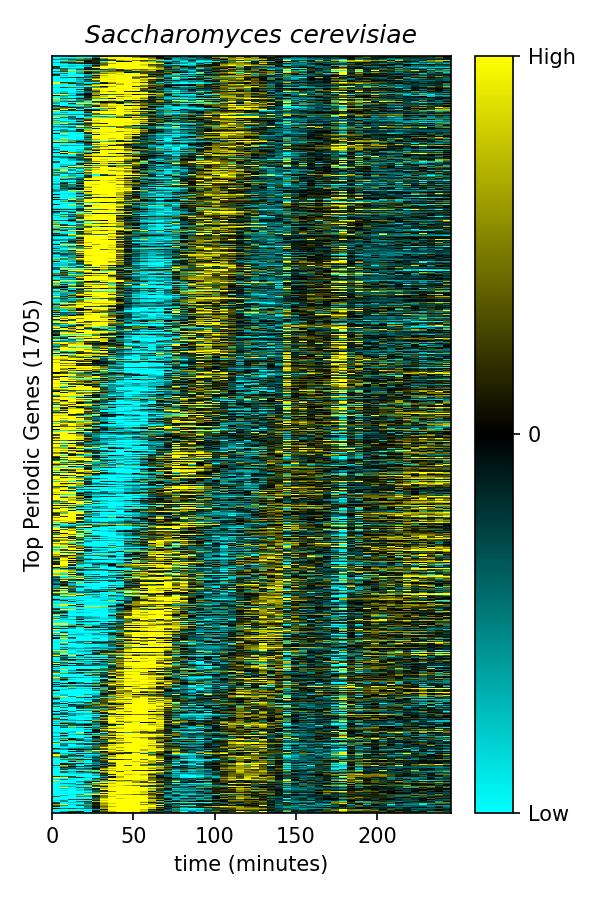

Here is the Python script that generated this plot:
"""Reproduction de la Figure 2A de Kelliher et al. 2016 (PLOS Genetics).

La figure est une heatmap des genes periodiques de *Saccharomyces cerevisiae*
au cours du cycle cellulaire. Chaque ligne represente un gene, chaque colonne
un point temporel. Les niveaux d'expression sont normalises en z-score (nombre
d'ecarts-types par rapport a la moyenne du gene), et les genes sont ordonnes par
phase (temps du pic d'expression), ce qui fait apparaitre les vagues diagonales
de transcription successives au cours du cycle cellulaire.

Reference
---------
Kelliher CM, Leman AR, Sierra CS, Haase SB (2016) Investigating Conservation of
the Cell-Cycle-Regulated Transcriptional Program in the Fungal Pathogen,
Cryptococcus neoformans. PLOS Genetics 12(12): e1006453.
"""

from __future__ import annotations

import argparse
from pathlib import Path

import matplotlib.pyplot as plt
import numpy as np
import pandas as pd
from matplotlib.colors import LinearSegmentedColormap

# --- Parametres par defaut (article : echantillonnage toutes les 5 min) ---
DEFAULT_DATA_PATH = Path("../data/oscillating-genes_1705_normalized-profiles.tsv")
DEFAULT_OUTPUT_PATH = Path("figure_2a.png")
SAMPLING_MINUTES = 5  # S. cerevisiae : 1 prelevement toutes les 5 minutes
CELL_CYCLE_PERIOD = 75  # minutes (periode du cycle estimee dans l'article)
ZSCORE_CLIP = 1.5  # bornes de la colorbar (High = +1.5, Low = -1.5)


def load_profiles(path: Path) -> pd.DataFrame:
    """Charge la matrice d'expression (genes en lignes, temps en colonnes).

    Parameters
    ----------
    path : Path
        Chemin du fichier TSV. La premiere colonne contient les identifiants
        de genes et sert d'index ; les colonnes suivantes sont les echantillons.

    Returns
    -------
    pandas.DataFrame
        Matrice d'expression indexee par gene.

    Raises
    ------
    FileNotFoundError
        Si le fichier n'existe pas.
    ValueError
        Si le fichier ne contient aucune donnee numerique exploitable.
    """
    if not path.exists():
        raise FileNotFoundError(f"Fichier de donnees introuvable : {path}")
    dataframe = pd.read_csv(path, sep="\t", index_col=0)
    if dataframe.empty:
        raise ValueError(f"Le fichier {path} ne contient aucune donnee.")
    return dataframe


def zscore_per_gene(profiles: pd.DataFrame) -> pd.DataFrame:
    """Normalise chaque gene (ligne) en z-score.

    Parameters
    ----------
    profiles : pandas.DataFrame
        Matrice d'expression (genes en lignes, temps en colonnes).

    Returns
    -------
    pandas.DataFrame
        Matrice z-scoree, de meme forme que l'entree. Les genes constants
        (ecart-type nul) sont mis a zero pour eviter les divisions par zero.
    """
    values = profiles.to_numpy(dtype=float)
    means = values.mean(axis=1, keepdims=True)
    stds = values.std(axis=1, ddof=1, keepdims=True)
    safe_stds = np.where(stds == 0, np.nan, stds)
    with np.errstate(invalid="ignore", divide="ignore"):
        zscores = (values - means) / safe_stds
    result = pd.DataFrame(
        np.nan_to_num(zscores, nan=0.0),
        index=profiles.index,
        columns=profiles.columns,
    )
    return result


def order_by_peak_phase(
    zscores: pd.DataFrame,
    period_min: float = CELL_CYCLE_PERIOD,
    sampling_min: float = SAMPLING_MINUTES,
) -> pd.DataFrame:
    """Ordonne les genes par phase du pic d'expression.

    La phase est extraite de la composante de Fourier a la frequence du cycle
    cellulaire, ce qui donne le moment du pic et reproduit la vague diagonale.

    Parameters
    ----------
    zscores : pandas.DataFrame
        Matrice z-scoree (genes en lignes, temps en colonnes).
    period_min : float, optional
        Periode du cycle cellulaire en minutes.
    sampling_min : float, optional
        Intervalle d'echantillonnage en minutes.

    Returns
    -------
    pandas.DataFrame
        Les memes genes, reordonnes par phase croissante.
    """
    values = zscores.to_numpy()
    n_points = values.shape[1]
    total_time = n_points * sampling_min
    target_cycles = total_time / period_min
    freqs = np.fft.rfftfreq(n_points, d=1.0)  # cycles / point
    target_freq = target_cycles / n_points
    bin_index = int(np.argmin(np.abs(freqs - target_freq)))
    coeffs = np.fft.rfft(values, axis=1)[:, bin_index]
    phase = np.angle(coeffs)
    order = np.argsort(phase)
    return zscores.iloc[order]


def make_colormap() -> LinearSegmentedColormap:
    """Construit la colormap cyan (bas) -> noir (milieu) -> jaune (haut).

    Returns
    -------
    matplotlib.colors.LinearSegmentedColormap
        Colormap reproduisant celle de l'article.
    """
    return LinearSegmentedColormap.from_list(
        "cyan_black_yellow",
        ["#00FFFF", "#000000", "#FFFF00"],
    )


def plot_heatmap(
    zscores: pd.DataFrame,
    output_path: Path,
    sampling_min: float = SAMPLING_MINUTES,
) -> None:
    """Trace et sauvegarde la heatmap facon Figure 2A.

    Parameters
    ----------
    zscores : pandas.DataFrame
        Matrice z-scoree et ordonnee (genes en lignes, temps en colonnes).
    output_path : Path
        Chemin de sauvegarde de l'image (PNG).
    sampling_min : float, optional
        Intervalle d'echantillonnage en minutes (pour l'axe du temps).
    """
    n_genes, n_points = zscores.shape
    max_time = (n_points - 1) * sampling_min

    fig, ax = plt.subplots(figsize=(4, 6))
    image = ax.imshow(
        zscores.to_numpy(),
        aspect="auto",
        cmap=make_colormap(),
        vmin=-ZSCORE_CLIP,
        vmax=ZSCORE_CLIP,
        extent=(0, max_time, n_genes, 0),
        interpolation="nearest",
    )
    ax.set_title("Saccharomyces cerevisiae", fontstyle="italic")
    ax.set_xlabel("time (minutes)")
    ax.set_ylabel(f"Top Periodic Genes ({n_genes})")
    ax.set_yticks([])
    colorbar = fig.colorbar(image, ax=ax, ticks=[-ZSCORE_CLIP, 0, ZSCORE_CLIP])
    colorbar.ax.set_yticklabels(["Low", "0", "High"])
    fig.tight_layout()
    fig.savefig(output_path, dpi=150)
    plt.close(fig)


def build_figure(data_path: Path, output_path: Path) -> None:
    """Execute le pipeline complet de reproduction de la Figure 2A.

    Parameters
    ----------
    data_path : Path
        Chemin du fichier TSV de profils normalises.
    output_path : Path
        Chemin de sauvegarde de la figure.
    """
    profiles = load_profiles(data_path)
    zscores = zscore_per_gene(profiles)
    ordered = order_by_peak_phase(zscores)
    plot_heatmap(ordered, output_path)
    print(
        f"Figure sauvegardee : {output_path} "
        f"({ordered.shape[0]} genes x {ordered.shape[1]} points)"
    )


def parse_args(argv: list[str] | None = None) -> argparse.Namespace:
    """Analyse les arguments de la ligne de commande.

    Parameters
    ----------
    argv : list of str, optional
        Liste d'arguments (par defaut ``sys.argv``).

    Returns
    -------
    argparse.Namespace
        Arguments analyses (``input``, ``output``).
    """
    parser = argparse.ArgumentParser(description=__doc__)
    parser.add_argument(
        "--input",
        type=Path,
        default=DEFAULT_DATA_PATH,
        help="Fichier TSV des profils normalises.",
    )
    parser.add_argument(
        "--output",
        type=Path,
        default=DEFAULT_OUTPUT_PATH,
        help="Chemin de sauvegarde de la figure PNG.",
    )
    return parser.parse_args(argv)


def main(argv: list[str] | None = None) -> None:
    """Point d'entree du script.

    Parameters
    ----------
    argv : list of str, optional
        Arguments de la ligne de commande.
    """
    args = parse_args(argv)
    build_figure(args.input, args.output)


if __name__ == "__main__":
    main()
